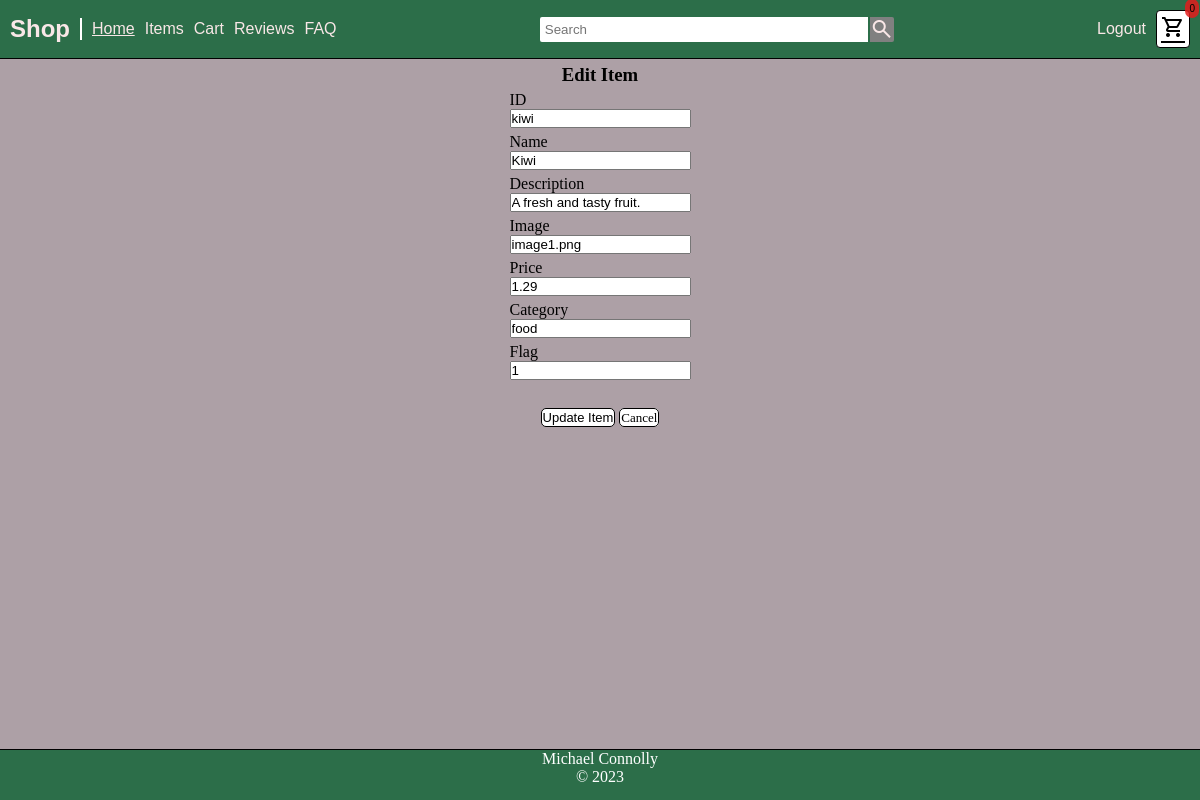
The page /edit-item.php?item_id=kiwi (signed in) on the database its author committed.
### tables this page shows
CREATE TABLE `items` (
  `id` int(11) NOT NULL,
  `item_id` varchar(100) NOT NULL,
  `item` varchar(100) NOT NULL,
  `item_desc` varchar(200) DEFAULT NULL,
  `item_img` varchar(100) NOT NULL,
  `price` double NOT NULL,
  `category` varchar(100) NOT NULL,
  `flag` smallint(6) DEFAULT NULL
);

### edit-item.php (the view, shortened to what this page needs)
<?php
    include('db.php');
    if ($_SERVER['REQUEST_METHOD'] == 'GET') {
        $item_id = $_GET["item_id"];
        $sql = "SELECT * FROM items WHERE item_id='$item_id'";
        $result = $connection->query($sql);
        $row = $result->fetch_assoc();
        $name = $row["item"];
        $desc = $row["item_desc"];
        $item_img = $row["item_img"];
        $price = $row["price"];
        $category = $row["category"];
        $flag = $row["flag"];
    }
?>
<!DOCTYPE html>
<html lang="en">
<head>
    <link rel="stylesheet" href="style.css">
</head>
<body>
    <div class="website">
        <div class="header">
            <div class="nav">
                <h2>Shop</h2>
                <hr class="vertical">
                <a href="./" class="pages home active-page">Home</a>
                <a href="items.php" class="pages">Items</a>
                <a href="cart.php" class="pages">Cart</a>
                <a href="reviews.php" class="pages">Reviews</a>
                <a href="faq.php" class="pages">FAQ</a>
            </div>
            <div class="search">
                <input class="search-bar" type="search" placeholder="Search">
                <button class="material-symbols-outlined search-btn">search</button>
            </div>
            <div class='right'>
                <?php
                    if (isset($_SESSION["username"])) {
                        echo "<a href='logout.php' class='pages'>Logout</a>";
                    } else {
                        echo "<a href='login.php' class='pages'>Login</a>";
                    }
                ?>
                <div class="cart">
                    <?php
                        if(!empty($_SESSION["shopping_cart"])) {
                            $cart_count = count(array_keys($_SESSION["shopping_cart"]));
                        }
                        else {
                            $cart_count = 0;
                        }
                    ?>
                    <a href="cart.php" class="material-symbols-outlined cart-icon">shopping_cart</a>
                    <div id="cart-count" class="cart-count"><?php echo $cart_count ?></div>
                </div>
            </div>
        </div>
        <div class="body">
            <div class="main">
                <h3 class="page-header">Edit Item</h3>
                <form method="post">
                    <div>
                        <label>ID</label>
                        <div>
                            <input type="text" name="item_id" value="<?php echo $item_id; ?>">
                        </div>
                    </div>
                    <div>
                        <label>Name</label>
                        <div>
                            <input type="text" name="name" value="<?php echo $name; ?>">
                        </div>
                    </div>
                    <div>
                        <label>Description</label>
                        <div>
                            <input type="text" name="item_desc" value="<?php echo $desc; ?>">
                        </div>
                    </div>
                    <div>
                        <label>Image</label>
                        <div>
                            <input type="text" name="item_img" value="<?php echo $item_img; ?>">
                        </div>
                    </div>
                    <div>
                        <label>Price</label>
                        <div>
                            <input type="text" name="price" value="<?php echo $price; ?>">
                        </div>
                    </div>
                    <div>
                        <label>Category</label>
                        <div>
                            <input type="text" name="category" value="<?php echo $category; ?>">
                        </div>
                    </div>
                    <div>
                        <label>Flag</label>
                        <div>
                            <input type="text" name="flag" value="<?php echo $flag; ?>">
                        </div>
                    </div>
                    <br>
                    <div>
                        <div>
                            <button type="submit" class="btn">Update Item</button>
                            <a href='item.php?item_id=<?php echo $item_id; ?>' class="btn">Cancel</a>
                        </div>
                    </div>
                    <br>
                </form>
            </div>
        </div>
        <div class="footer">
            <p>Michael Connolly</p>
            <p>
                &copy; <?php echo date("Y"); ?>
            </p>
        </div>
    </div>
</body>
</html>

### style.css (style rules this page uses)
:root { --text-color: #F9E7E7; }
* { margin: 0; padding: 0; }
html, body { height: 100%; }
.website { display: flex; flex-flow: column; height: 100%; }
.header { flex: 0 1 auto; font-family:Verdana, Geneva, Tahoma, sans-serif; padding: 10px; display: flex; justify-content: space-between; align-items: center; color: var(--text-color); border-bottom: 1px solid black; background: #2C6E49; }
.cart { position: relative; background-color: white; border-radius: 4px; padding: 4px; color: black; border: 1px solid black; }
.cart-icon { cursor: pointer; color: black; }
.cart-count { background-color: rgba(228, 27, 27, 0.849); border-radius: 10px; font-size: 10px; padding: 4px; position: absolute; top: -12px; right: -10px; }
.search { padding: 5px; border-radius: 4px; display: flex; gap: 2px; width: 30%; margin: 0px 20px; }
.search-bar { width: 100%; padding: 5px; border-top-left-radius: 2px; border-bottom-left-radius: 2px; border: none; }
.search-btn { background: rgb(128, 128, 128); border: none; color: var(--text-color); border-top-right-radius: 2px; border-bottom-right-radius: 2px; }
.nav { display: flex; gap: 10px; align-items: center; }
.pages { text-decoration: none; color: var(--text-color); }
.pages.active-page { text-decoration: underline; }
.vertical { display: inline-block; height: 20px; border: 1px solid white; background-color: white; }
.body { flex: 1 1 auto; display: flex; }
.main { background: #ADA0A6; width: 100%; display: flex; flex-flow: column; align-items: center; }
.page-header { padding: 5px; text-align: center; color: black; }
.footer { flex: 0 1 50px; text-align: center; border-top: 1px solid black; color: white; background: #2C6E49; }
form { align-items: center; display: flex; flex-flow: column; gap: 5px; }
.btn { padding: 1px; background-color: white; border: 1px solid black; text-align: center; border-radius: 5px; font-size: small; text-decoration: none; color: black; }
.right { display: flex; align-items: center; gap: 10px; }

### rows shown on the page
items: name "Kiwi", item_desc "A fresh and tasty fruit.", item_img "image1.png", price "1.29", category "food", flag "1"

### other values the page prints
$cart_count "0"
